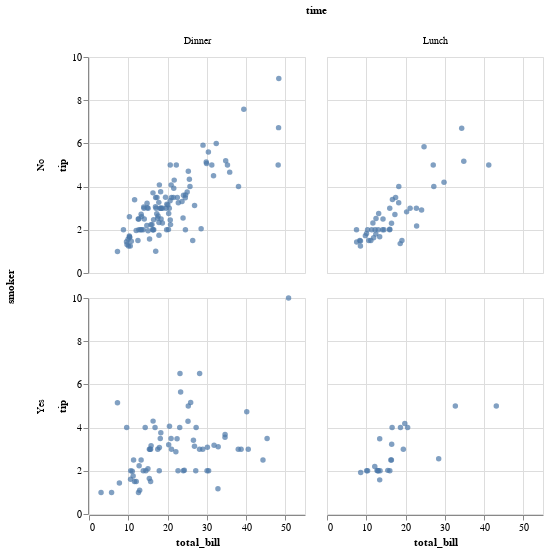

Notebook cell for this chart:
### Code cell
c = salt.FacetGrid(tips, col="time",  row="smoker")
display(c.map_dataframe(palt.scatter, "total_bill", "tip"))

g = sns.FacetGrid(tips, col="time",  row="smoker")
g = g.map(plt.scatter, "total_bill", "tip", edgecolor="w")

### Figure 1 — Vega-Lite specification as saved in the notebook (floating-point values rounded to 4 significant figures; data arrays with more than 128 entries replaced by an {"elided": "..."} marker saying what was removed)
{"$schema": "https://vega.github.io/schema/vega-lite/v2.4.1.json", "config": {"range": {"category": ["rgba(76,114,176,1)", "rgba(221,132,82,1)", "rgba(85,168,104,1)", "rgba(196,78,82,1)", "rgba(129,114,179,1)", "rgba(147,120,96,1)", "rgba(218,139,195,1)", "rgba(140,140,140,1)", "rgba(204,185,116,1)", "rgba(100,181,205,1)"]}, "view": {"height": 300, "width": 400}}, "data": {"values": {"elided": "244 records"}}, "facet": {"column": {"field": "time", "type": "nominal"}, "row": {"field": "smoker", "type": "nominal"}}, "spec": {"encoding": {"x": {"axis": {"title": "total_bill"}, "field": "total_bill", "type": "quantitative"}, "y": {"axis": {"title": "tip"}, "field": "tip", "type": "quantitative"}}, "height": 216, "mark": {"filled": true, "type": "point"}, "width": 216}}
